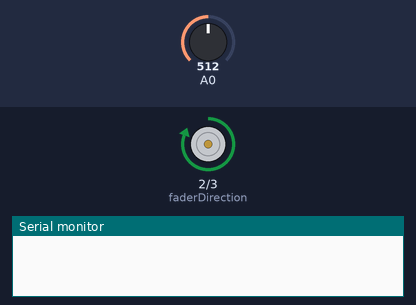
The sketch below on a simulated Arduino Uno, built with avr-gcc and run on an emulated ATmega328P. Parts: direction and speed pins drawn as motors (green arrow = direction pin HIGH = forward, orange = LOW = backward, longer = more drive), the last lines printed to the serial monitor. The test bench sets the inputs (shaded band); at power-on: A0 = 512.

Above: at 0.1 s.
At 0.6 s:
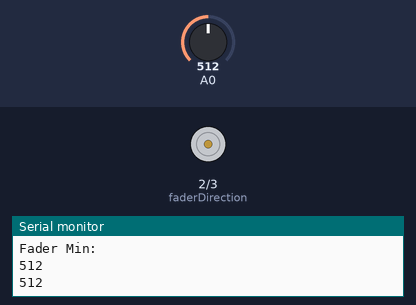
Timing chart, 0 to 2.1 s (numbered marks = the images above):
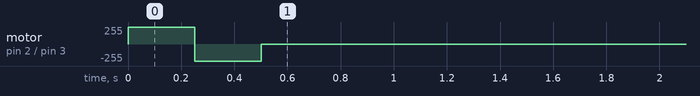

The sketch:

uni_mixer.ino
```cpp
////////////////////////
//
// Beau Silver
// 10/24/14
// Please re-use code for ANY purpose
// (commercial, etc.)
//
////////////////////////

#include <CapacitiveSensor.h>

int faderSpeed = 3;  //PWM control for motor 1
int faderDirection = 2;  //direction control for motor 1
int softFader = 0;
int lastValue = 0;
int faderMax;
int faderMin;

int FAST = 255;
int STOP = 0;
int WIGGLE = 10;
int TOUCH_SENSE_THRESH = 2000;

CapacitiveSensor cs = CapacitiveSensor(6,7);

void setup() {
  Serial.begin(9600);
  pinMode(faderSpeed, OUTPUT);
  pinMode(faderDirection, OUTPUT);
  calibrateFader();
  analogWrite(faderSpeed, STOP); // init fader to not move
}

void loop(){

  if (Serial.available() > 0)
  {
     // Serial fader messages coming in from middleware (Python, etc.)
     // Read from Serial
     char t[4];
     Serial.readBytesUntil('\n', t, 4);
     softFader = atoi(t);

     if (cs.capacitiveSensor(30) < TOUCH_SENSE_THRESH) // Fader is NOT touched
     {

       // Clip on both ends
       if (softFader > faderMax)
       {
         softFader = faderMax;
       }
       if (softFader < faderMin)
       {
         softFader = faderMin;
       }
       // print val
       Serial.println(softFader);

       if (analogRead(0) < softFader - WIGGLE)
       {
         while( analogRead(0) < softFader - WIGGLE)
         {
           digitalWrite(faderDirection,  HIGH);
           analogWrite(faderSpeed, FAST);
         }
         analogWrite(faderSpeed, STOP);
       }
       else
       {
         while( analogRead(0) > softFader + WIGGLE)
         {
           digitalWrite(faderDirection, LOW);
           analogWrite(faderSpeed, FAST);
         }
         analogWrite(faderSpeed, STOP);
       }

    } // end cap sense
  } // end serial
  else
  {
    //Serial.println("No msgs on Serial");
  }

  int faderValue = analogRead(A0);
  if ( (faderValue > lastValue + 1) || (faderValue < lastValue - 1) )
  {
    Serial.println(faderValue);
    lastValue = faderValue;
  }

  delay(10);
}

//Calibrates the min and max position of the fader
void calibrateFader() {
    analogWrite(faderSpeed, FAST); // Set speed to Fast
    //Send fader to the top and read max position
    digitalWrite(faderDirection, HIGH);
    delay(250);
    faderMax = analogRead(0);
    Serial.println("Fader Max:");
    Serial.println(faderMax);

    //Send fader to the bottom and read max position
    digitalWrite(faderDirection, LOW);
    delay(250);
    faderMin = analogRead(0);
    Serial.println("Fader Min:");
    Serial.println(faderMin);

    analogWrite(faderSpeed, STOP); // Set speed to stop
}
```
